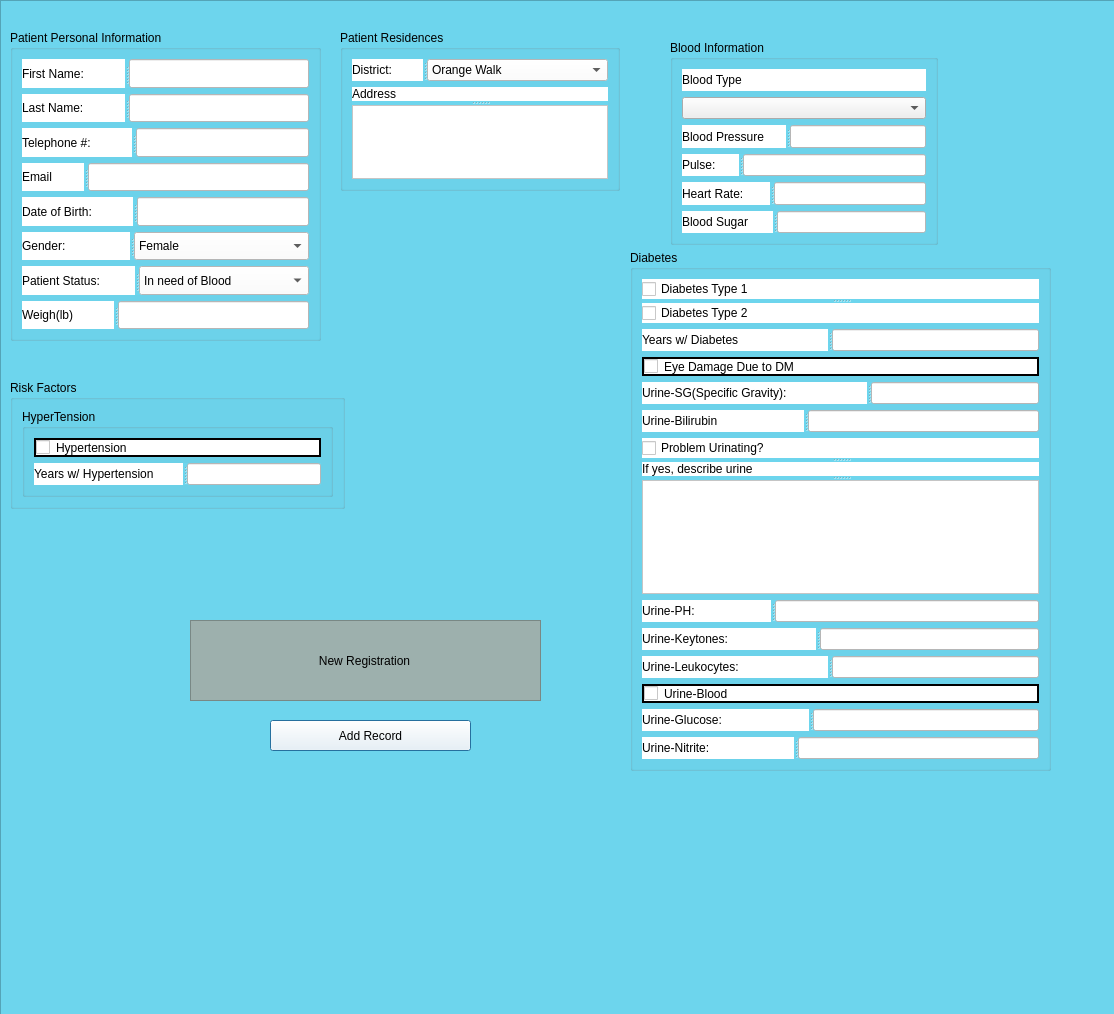
<?xml version="1.0" encoding="UTF-8"?>
<ui version="4.0">
 <class>Dialog</class>
 <widget class="QDialog" name="Dialog">
  <property name="geometry">
   <rect>
    <x>0</x>
    <y>0</y>
    <width>1114</width>
    <height>1014</height>
   </rect>
  </property>
  <property name="windowTitle">
   <string>Dialog</string>
  </property>
  <widget class="QFrame" name="frame">
   <property name="geometry">
    <rect>
     <x>0</x>
     <y>0</y>
     <width>1200</width>
     <height>1200</height>
    </rect>
   </property>
   <property name="minimumSize">
    <size>
     <width>1200</width>
     <height>1200</height>
    </size>
   </property>
   <property name="styleSheet">
    <string notr="true">QFrame
{
   background-color:   #6dd5ed;
}</string>
   </property>
   <property name="frameShape">
    <enum>QFrame::StyledPanel</enum>
   </property>
   <property name="frameShadow">
    <enum>QFrame::Raised</enum>
   </property>
   <widget class="QGroupBox" name="groupBox_7">
    <property name="geometry">
     <rect>
      <x>630</x>
      <y>250</y>
      <width>421</width>
      <height>521</height>
     </rect>
    </property>
    <property name="title">
     <string>Diabetes</string>
    </property>
    <layout class="QVBoxLayout" name="verticalLayout_15">
     <item>
      <widget class="QSplitter" name="splitter_51">
       <property name="orientation">
        <enum>Qt::Vertical</enum>
       </property>
       <widget class="QCheckBox" name="Type1Box_3">
        <property name="styleSheet">
         <string notr="true">QCheckBox
{
    color: black;
    background-color: white;
}</string>
        </property>
        <property name="text">
         <string>Diabetes Type 1</string>
        </property>
       </widget>
       <widget class="QCheckBox" name="Type2Box_3">
        <property name="styleSheet">
         <string notr="true">QCheckBox
{
    color: black;
    background-color: white;
}</string>
        </property>
        <property name="text">
         <string>Diabetes Type 2</string>
        </property>
       </widget>
      </widget>
     </item>
     <item>
      <widget class="QSplitter" name="splitter_52">
       <property name="orientation">
        <enum>Qt::Horizontal</enum>
       </property>
       <widget class="QLabel" name="diabetesLabel_3">
        <property name="styleSheet">
         <string notr="true">QLabel
{
    color: black;
    background-color: white;
}</string>
        </property>
        <property name="text">
         <string>Years w/ Diabetes</string>
        </property>
       </widget>
       <widget class="QLineEdit" name="diabetesEdit_3">
        <property name="styleSheet">
         <string notr="true">QLineEdit
{
    color: black;
    background-color: white;
}</string>
        </property>
       </widget>
      </widget>
     </item>
     <item>
      <widget class="QCheckBox" name="eyeDamageBox_3">
       <property name="whatsThis">
        <string>&lt;html&gt;&lt;head/&gt;&lt;body&gt;&lt;p&gt;diabetic macular edema&lt;/p&gt;&lt;/body&gt;&lt;/html&gt;</string>
       </property>
       <property name="styleSheet">
        <string notr="true">QCheckBox
{
    color: black;
    background-color: white;
    border: 2px solid black
}</string>
       </property>
       <property name="text">
        <string>Eye Damage Due to DM</string>
       </property>
      </widget>
     </item>
     <item>
      <widget class="QSplitter" name="splitter_53">
       <property name="orientation">
        <enum>Qt::Horizontal</enum>
       </property>
       <widget class="QLabel" name="label_33">
        <property name="styleSheet">
         <string notr="true">QLabel
{
    color: black;
    background-color: white;
}</string>
        </property>
        <property name="text">
         <string>Urine-SG(Specific Gravity):</string>
        </property>
       </widget>
       <widget class="QLineEdit" name="lineEdit_25">
        <property name="styleSheet">
         <string notr="true">QLineEdit
{
    color: black;
    background-color: white;
}</string>
        </property>
       </widget>
      </widget>
     </item>
     <item>
      <widget class="QSplitter" name="splitter_54">
       <property name="orientation">
        <enum>Qt::Horizontal</enum>
       </property>
       <widget class="QLabel" name="label_34">
        <property name="styleSheet">
         <string notr="true">QLabel
{
    color: black;
    background-color: white;
}</string>
        </property>
        <property name="text">
         <string>Urine-Bilirubin</string>
        </property>
       </widget>
       <widget class="QLineEdit" name="lineEdit_26">
        <property name="styleSheet">
         <string notr="true">QLineEdit
{
    color: black;
    background-color: white;
}</string>
        </property>
       </widget>
      </widget>
     </item>
     <item>
      <widget class="QSplitter" name="splitter_55">
       <property name="orientation">
        <enum>Qt::Vertical</enum>
       </property>
       <widget class="QCheckBox" name="checkBox_7">
        <property name="styleSheet">
         <string notr="true">QCheckBox
{
    color: black;
    background-color: white;
}</string>
        </property>
        <property name="text">
         <string>Problem Urinating?</string>
        </property>
       </widget>
       <widget class="QLabel" name="label_35">
        <property name="styleSheet">
         <string notr="true">QLabel
{
    color: black;
    background-color: white;
}</string>
        </property>
        <property name="text">
         <string>If yes, describe urine</string>
        </property>
       </widget>
       <widget class="QTextEdit" name="textEdit_5">
        <property name="styleSheet">
         <string notr="true">QTextEdit
{
    color: black;
    background-color: white;
}</string>
        </property>
       </widget>
      </widget>
     </item>
     <item>
      <widget class="QSplitter" name="splitter_56">
       <property name="orientation">
        <enum>Qt::Horizontal</enum>
       </property>
       <widget class="QLabel" name="label_36">
        <property name="styleSheet">
         <string notr="true">QLabel
{
    color: black;
    background-color: white;
}</string>
        </property>
        <property name="text">
         <string>Urine-PH:</string>
        </property>
       </widget>
       <widget class="QLineEdit" name="lineEdit_27">
        <property name="styleSheet">
         <string notr="true">QLineEdit
{
    color: black;
    background-color: white;
}</string>
        </property>
       </widget>
      </widget>
     </item>
     <item>
      <widget class="QSplitter" name="splitter_57">
       <property name="orientation">
        <enum>Qt::Horizontal</enum>
       </property>
       <widget class="QLabel" name="label_37">
        <property name="styleSheet">
         <string notr="true">QLabel
{
    color: black;
    background-color: white;
}</string>
        </property>
        <property name="text">
         <string>Urine-Keytones:</string>
        </property>
       </widget>
       <widget class="QLineEdit" name="lineEdit_28">
        <property name="styleSheet">
         <string notr="true">QLineEdit
{
    color: black;
    background-color: white;
}</string>
        </property>
       </widget>
      </widget>
     </item>
     <item>
      <widget class="QSplitter" name="splitter_58">
       <property name="orientation">
        <enum>Qt::Horizontal</enum>
       </property>
       <widget class="QLabel" name="label_38">
        <property name="styleSheet">
         <string notr="true">QLabel
{
    color: black;
    background-color: white;
}</string>
        </property>
        <property name="text">
         <string>Urine-Leukocytes:</string>
        </property>
       </widget>
       <widget class="QLineEdit" name="lineEdit_29">
        <property name="styleSheet">
         <string notr="true">QLineEdit
{
    color: black;
    background-color: white;
}</string>
        </property>
       </widget>
      </widget>
     </item>
     <item>
      <widget class="QCheckBox" name="checkBox_8">
       <property name="styleSheet">
        <string notr="true">QCheckBox
{
    color: black;
    background-color: white;
    border: 2px solid black
}</string>
       </property>
       <property name="text">
        <string>Urine-Blood</string>
       </property>
      </widget>
     </item>
     <item>
      <widget class="QSplitter" name="splitter_59">
       <property name="orientation">
        <enum>Qt::Horizontal</enum>
       </property>
       <widget class="QLabel" name="label_39">
        <property name="styleSheet">
         <string notr="true">QLabel
{
    color: black;
    background-color: white;
}</string>
        </property>
        <property name="text">
         <string>Urine-Glucose:</string>
        </property>
       </widget>
       <widget class="QLineEdit" name="lineEdit_30">
        <property name="styleSheet">
         <string notr="true">QLineEdit
{
    color: black;
    background-color: white;
}</string>
        </property>
       </widget>
      </widget>
     </item>
     <item>
      <widget class="QSplitter" name="splitter_60">
       <property name="orientation">
        <enum>Qt::Horizontal</enum>
       </property>
       <widget class="QLabel" name="label_40">
        <property name="styleSheet">
         <string notr="true">QLabel
{
    color: black;
    background-color: white;
}</string>
        </property>
        <property name="text">
         <string>Urine-Nitrite:</string>
        </property>
       </widget>
       <widget class="QLineEdit" name="lineEdit_31">
        <property name="styleSheet">
         <string notr="true">QLineEdit
{
    color: black;
    background-color: white;
}</string>
        </property>
       </widget>
      </widget>
     </item>
    </layout>
   </widget>
   <widget class="QGroupBox" name="groupBox_4">
    <property name="geometry">
     <rect>
      <x>670</x>
      <y>40</y>
      <width>268</width>
      <height>205</height>
     </rect>
    </property>
    <property name="title">
     <string>Blood Information</string>
    </property>
    <layout class="QVBoxLayout" name="verticalLayout_16">
     <item>
      <widget class="QLabel" name="label_41">
       <property name="styleSheet">
        <string notr="true">QLabel
{
    color: black;
    background-color: white;
}</string>
       </property>
       <property name="text">
        <string>Blood Type</string>
       </property>
      </widget>
     </item>
     <item>
      <widget class="QComboBox" name="bloodtype_combobox_3"/>
     </item>
     <item>
      <widget class="QSplitter" name="splitter_61">
       <property name="orientation">
        <enum>Qt::Horizontal</enum>
       </property>
       <widget class="QLabel" name="label_42">
        <property name="styleSheet">
         <string notr="true">QLabel
{
    color: black;
    background-color: white;
}</string>
        </property>
        <property name="text">
         <string>Blood Pressure</string>
        </property>
       </widget>
       <widget class="QLineEdit" name="lineEdit_32">
        <property name="styleSheet">
         <string notr="true">QLineEdit
{
    color: black;
    background-color: white;
}</string>
        </property>
       </widget>
      </widget>
     </item>
     <item>
      <widget class="QSplitter" name="splitter_62">
       <property name="orientation">
        <enum>Qt::Horizontal</enum>
       </property>
       <widget class="QLabel" name="label_43">
        <property name="styleSheet">
         <string notr="true">QLabel
{
    color: black;
    background-color: white;
}</string>
        </property>
        <property name="text">
         <string>Pulse:</string>
        </property>
       </widget>
       <widget class="QLineEdit" name="lineEdit_33">
        <property name="styleSheet">
         <string notr="true">QLineEdit
{
    color: black;
    background-color: white;
}</string>
        </property>
       </widget>
      </widget>
     </item>
     <item>
      <widget class="QSplitter" name="splitter_63">
       <property name="orientation">
        <enum>Qt::Horizontal</enum>
       </property>
       <widget class="QLabel" name="label_44">
        <property name="styleSheet">
         <string notr="true">QLabel
{
    color: black;
    background-color: white;
}</string>
        </property>
        <property name="text">
         <string>Heart Rate:</string>
        </property>
       </widget>
       <widget class="QLineEdit" name="lineEdit_34">
        <property name="styleSheet">
         <string notr="true">QLineEdit
{
    color: black;
    background-color: white;
}</string>
        </property>
       </widget>
      </widget>
     </item>
     <item>
      <widget class="QSplitter" name="splitter_64">
       <property name="orientation">
        <enum>Qt::Horizontal</enum>
       </property>
       <widget class="QLabel" name="label_45">
        <property name="styleSheet">
         <string notr="true">QLabel
{
    color: black;
    background-color: white;
}</string>
        </property>
        <property name="text">
         <string>Blood Sugar</string>
        </property>
       </widget>
       <widget class="QLineEdit" name="lineEdit_35">
        <property name="styleSheet">
         <string notr="true">QLineEdit
{
    color: black;
    background-color: white;
}</string>
        </property>
       </widget>
      </widget>
     </item>
    </layout>
   </widget>
   <widget class="QGroupBox" name="groupBox">
    <property name="geometry">
     <rect>
      <x>10</x>
      <y>30</y>
      <width>311</width>
      <height>311</height>
     </rect>
    </property>
    <property name="title">
     <string>Patient Personal Information</string>
    </property>
    <layout class="QVBoxLayout" name="verticalLayout_17">
     <item>
      <widget class="QSplitter" name="splitter_65">
       <property name="orientation">
        <enum>Qt::Horizontal</enum>
       </property>
       <widget class="QLabel" name="FNameLabel_3">
        <property name="styleSheet">
         <string notr="true">QLabel
{
    color: black;
    background-color: white;
}</string>
        </property>
        <property name="text">
         <string>First Name:</string>
        </property>
       </widget>
       <widget class="QLineEdit" name="FNameEdit_3">
        <property name="styleSheet">
         <string notr="true">QLineEdit
{
    color: black;
    background-color: white;
}</string>
        </property>
       </widget>
      </widget>
     </item>
     <item>
      <widget class="QSplitter" name="splitter_66">
       <property name="orientation">
        <enum>Qt::Horizontal</enum>
       </property>
       <widget class="QLabel" name="LNameLabel_3">
        <property name="styleSheet">
         <string notr="true">QLabel
{
    color: black;
    background-color: white;
}</string>
        </property>
        <property name="text">
         <string>Last Name:</string>
        </property>
       </widget>
       <widget class="QLineEdit" name="LNameEdit_3">
        <property name="styleSheet">
         <string notr="true">QLineEdit
{
    color: black;
    background-color: white;
}</string>
        </property>
       </widget>
      </widget>
     </item>
     <item>
      <widget class="QSplitter" name="splitter_67">
       <property name="orientation">
        <enum>Qt::Horizontal</enum>
       </property>
       <widget class="QLabel" name="label_46">
        <property name="styleSheet">
         <string notr="true">QLabel
{
    color: black;
    background-color: white;
}</string>
        </property>
        <property name="text">
         <string>Telephone #:</string>
        </property>
       </widget>
       <widget class="QLineEdit" name="lineEdit_36">
        <property name="styleSheet">
         <string notr="true">QLineEdit
{
    color: black;
    background-color: white;
}</string>
        </property>
       </widget>
      </widget>
     </item>
     <item>
      <widget class="QSplitter" name="splitter_68">
       <property name="orientation">
        <enum>Qt::Horizontal</enum>
       </property>
       <widget class="QLabel" name="Email_3">
        <property name="styleSheet">
         <string notr="true">QLabel
{
    color: black;
    background-color: white;
}</string>
        </property>
        <property name="text">
         <string>Email</string>
        </property>
       </widget>
       <widget class="QLineEdit" name="DOBEdit_5">
        <property name="styleSheet">
         <string notr="true">QLineEdit
{
    color: black;
    background-color: white;
}</string>
        </property>
       </widget>
      </widget>
     </item>
     <item>
      <widget class="QSplitter" name="splitter_69">
       <property name="orientation">
        <enum>Qt::Horizontal</enum>
       </property>
       <widget class="QLabel" name="DOBLabel_3">
        <property name="styleSheet">
         <string notr="true">QLabel
{
    color: black;
    background-color: white;
}</string>
        </property>
        <property name="text">
         <string>Date of Birth:</string>
        </property>
       </widget>
       <widget class="QLineEdit" name="DOBEdit_6">
        <property name="styleSheet">
         <string notr="true">QLineEdit
{
    color: black;
    background-color: white;
}</string>
        </property>
       </widget>
      </widget>
     </item>
     <item>
      <widget class="QSplitter" name="splitter_70">
       <property name="orientation">
        <enum>Qt::Horizontal</enum>
       </property>
       <widget class="QLabel" name="GenderLabel_3">
        <property name="styleSheet">
         <string notr="true">QLabel
{
    color: black;
    background-color: white;
}</string>
        </property>
        <property name="text">
         <string>Gender:</string>
        </property>
       </widget>
       <widget class="QComboBox" name="GenderCombo_3">
        <property name="styleSheet">
         <string notr="true">QComboBox
{
    color: black;
    background-color: white;
}</string>
        </property>
        <item>
         <property name="text">
          <string>Female</string>
         </property>
        </item>
        <item>
         <property name="text">
          <string>Male</string>
         </property>
        </item>
       </widget>
      </widget>
     </item>
     <item>
      <widget class="QSplitter" name="splitter_71">
       <property name="orientation">
        <enum>Qt::Horizontal</enum>
       </property>
       <widget class="QLabel" name="PatientLabel_3">
        <property name="styleSheet">
         <string notr="true">QLabel
{
    color: black;
    background-color: white;
}</string>
        </property>
        <property name="text">
         <string>Patient Status:</string>
        </property>
       </widget>
       <widget class="QComboBox" name="PatientCombo_3">
        <property name="styleSheet">
         <string notr="true">QComboBox
{
    color: black;
    background-color: white;
}</string>
        </property>
        <item>
         <property name="text">
          <string>In need of Blood</string>
         </property>
        </item>
        <item>
         <property name="text">
          <string>On Treatment</string>
         </property>
        </item>
        <item>
         <property name="text">
          <string>Deceased</string>
         </property>
        </item>
        <item>
         <property name="text">
          <string>New Patient</string>
         </property>
        </item>
       </widget>
      </widget>
     </item>
     <item>
      <widget class="QSplitter" name="splitter_72">
       <property name="orientation">
        <enum>Qt::Horizontal</enum>
       </property>
       <widget class="QLabel" name="patient_weight_label_3">
        <property name="styleSheet">
         <string notr="true">QLabel
{
    color: black;
    background-color: white;
}</string>
        </property>
        <property name="text">
         <string>Weigh(lb)</string>
        </property>
       </widget>
       <widget class="QLineEdit" name="patient_weight_textbox_3">
        <property name="styleSheet">
         <string notr="true">QLineEdit
{
    color: black;
    background-color: white;
}</string>
        </property>
       </widget>
      </widget>
     </item>
    </layout>
   </widget>
   <widget class="QPushButton" name="patient_add_record_btn">
    <property name="geometry">
     <rect>
      <x>270</x>
      <y>720</y>
      <width>201</width>
      <height>31</height>
     </rect>
    </property>
    <property name="styleSheet">
     <string notr="true">QPushButton
{
    color: black;
    background-color: white;
}

QPushButton:hover
{
   color: #D1D2D2;
   border-radius: 15px;
   background: #426a78;
}</string>
    </property>
    <property name="text">
     <string>Add Record</string>
    </property>
   </widget>
   <widget class="QGroupBox" name="groupBox_5">
    <property name="geometry">
     <rect>
      <x>10</x>
      <y>380</y>
      <width>335</width>
      <height>129</height>
     </rect>
    </property>
    <property name="title">
     <string>Risk Factors</string>
    </property>
    <layout class="QVBoxLayout" name="verticalLayout_18">
     <item>
      <widget class="QGroupBox" name="groupBox_9">
       <property name="title">
        <string>HyperTension</string>
       </property>
       <layout class="QVBoxLayout" name="verticalLayout_19">
        <item>
         <widget class="QCheckBox" name="checkBox_9">
          <property name="styleSheet">
           <string notr="true">QCheckBox
{
    color: black;
    background-color: white;
    border: 2px solid black
}</string>
          </property>
          <property name="text">
           <string>Hypertension</string>
          </property>
         </widget>
        </item>
        <item>
         <widget class="QSplitter" name="splitter_73">
          <property name="orientation">
           <enum>Qt::Horizontal</enum>
          </property>
          <widget class="QLabel" name="hyperLabel_3">
           <property name="styleSheet">
            <string notr="true">QLabel
{
    color: black;
    background-color: white;
}</string>
           </property>
           <property name="text">
            <string>Years w/ Hypertension</string>
           </property>
          </widget>
          <widget class="QLineEdit" name="hyperEdit_3">
           <property name="styleSheet">
            <string notr="true">QLineEdit
{
    color: black;
    background-color: white;
}</string>
           </property>
          </widget>
         </widget>
        </item>
       </layout>
      </widget>
     </item>
    </layout>
   </widget>
   <widget class="QGroupBox" name="groupBox_2">
    <property name="geometry">
     <rect>
      <x>340</x>
      <y>30</y>
      <width>280</width>
      <height>161</height>
     </rect>
    </property>
    <property name="title">
     <string>Patient Residences</string>
    </property>
    <layout class="QVBoxLayout" name="verticalLayout_20">
     <item>
      <widget class="QSplitter" name="splitter_74">
       <property name="orientation">
        <enum>Qt::Horizontal</enum>
       </property>
       <widget class="QLabel" name="DistrictLabel_3">
        <property name="styleSheet">
         <string notr="true">QLabel
{
    color: black;
    background-color: white;
}</string>
        </property>
        <property name="text">
         <string>District:</string>
        </property>
       </widget>
       <widget class="QComboBox" name="DistrictCombo_3">
        <property name="styleSheet">
         <string notr="true">QComboBox
{
    color: black;
    background-color: white;
}</string>
        </property>
        <item>
         <property name="text">
          <string>Orange Walk</string>
         </property>
        </item>
        <item>
         <property name="text">
          <string>Cayo</string>
         </property>
        </item>
        <item>
         <property name="text">
          <string>Belize</string>
         </property>
        </item>
        <item>
         <property name="text">
          <string>Stann Creek</string>
         </property>
        </item>
        <item>
         <property name="text">
          <string>Toledo</string>
         </property>
        </item>
        <item>
         <property name="text">
          <string>Corozal</string>
         </property>
        </item>
        <item>
         <property name="text">
          <string>Other</string>
         </property>
        </item>
       </widget>
      </widget>
     </item>
     <item>
      <widget class="QSplitter" name="splitter_75">
       <property name="orientation">
        <enum>Qt::Vertical</enum>
       </property>
       <widget class="QLabel" name="label_47">
        <property name="styleSheet">
         <string notr="true">QLabel
{
    color: black;
    background-color: white;
}</string>
        </property>
        <property name="text">
         <string>Address</string>
        </property>
       </widget>
       <widget class="QTextEdit" name="textEdit_6">
        <property name="styleSheet">
         <string notr="true">QTextEdit
{
    color: black;
    background-color: white;
}</string>
        </property>
       </widget>
      </widget>
     </item>
    </layout>
   </widget>
   <widget class="QFrame" name="frame_2">
    <property name="geometry">
     <rect>
      <x>190</x>
      <y>620</y>
      <width>351</width>
      <height>81</height>
     </rect>
    </property>
    <property name="styleSheet">
     <string notr="true">QFrame
{
   background: #9db0ad;
}</string>
    </property>
    <property name="frameShape">
     <enum>QFrame::StyledPanel</enum>
    </property>
    <property name="frameShadow">
     <enum>QFrame::Raised</enum>
    </property>
    <widget class="QLabel" name="label_48">
     <property name="geometry">
      <rect>
       <x>10</x>
       <y>5</y>
       <width>329</width>
       <height>71</height>
      </rect>
     </property>
     <property name="text">
      <string>New Registration</string>
     </property>
     <property name="alignment">
      <set>Qt::AlignCenter</set>
     </property>
    </widget>
   </widget>
  </widget>
 </widget>
 <resources/>
 <connections/>
</ui>
